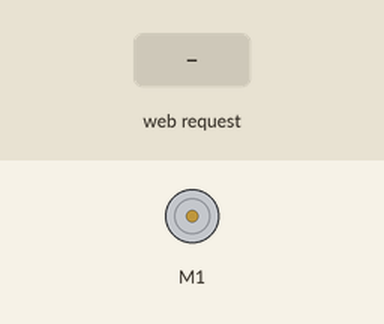
Recording of a sketch running on a simulated ESP32. On the bench: DC motor (green arrow = forward, orange = backward, longer = faster). The test bench sets the inputs (shaded band). What the sketch prints to the serial monitor is not drawn.

Above: at 1.2 s.
1.3 s: HTTP request GET /1/on received
At 2.3 s:
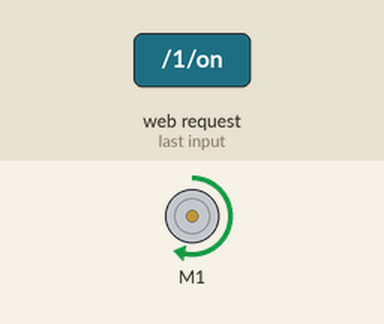
2.8 s: HTTP request GET /1/off received
At 3.5 s:
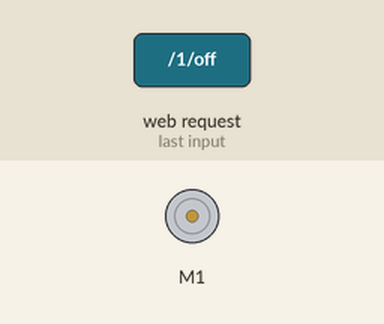
Timing chart, 0 to 5.8 s (numbered marks = the images above; inputs shaded):
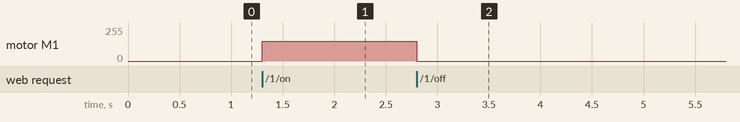

The sketch:

Motor_on_web_server.ino
```cpp
#include <WiFi.h>
#include <WebServer.h>
#include <Adafruit_MotorShield.h>

// Replace with your network credentials
const char* ssid = "A_SALT_TANK_1";
const char* password = "123456789";

// creates state variable
String outputMotor1State = "off";
//String outputMotor2State = "off";

// Create a web server object
WebServer server(80);

// Create the Motor shield object with the default I2C address
Adafruit_MotorShield AFMS = Adafruit_MotorShield();
// Or, create it with a different I2C address (say for stacking)
// Adafruit_MotorShield AFMS = Adafruit_MotorShield(0x61);

// Select which 'port' M1, M2, M3 or M4. In this case, M1
Adafruit_DCMotor *Motor1 = AFMS.getMotor(1);


// Function to handle turning motor on
void handleMotor1On() {
  outputMotor1State = "on";
  Motor1->run(FORWARD);
  handleRoot();
}

// Function to handle turning Motor off
void handleMotor1Off() {
  outputMotor1State = "off";
  Motor1->run(RELEASE);
  handleRoot();
}


// Function to handle the root URL and show the current states
void handleRoot() {
  String html = "<!DOCTYPE html><html><head><meta name=\"viewport\" content=\"width=device-width, initial-scale=1\">";
  html += "<link rel=\"icon\" href=\"data:,\">";
  html += "<style>html { font-family: Helvetica; display: inline-block; margin: 0px auto; text-align: center;}";
  html += ".button { background-color: #4CAF50; border: none; color: white; padding: 16px 40px; text-decoration: none; font-size: 30px; margin: 2px; cursor: pointer;}";
  html += ".button2 { background-color: #555555; }</style></head>";
  html += "<body><h1>ESP32 Web Server</h1>";

  // Display GPIO 26 controls
  html += "<p> Motor 1 - State " + outputMotor1State + "</p>";
  if (outputMotor1State == "off") {
    html += "<p><a href=\"/1/on\"><button class=\"button\">ON</button></a></p>";
  } else {
    html += "<p><a href=\"/1/off\"><button class=\"button button2\">OFF</button></a></p>";
  }

  /*// Display GPIO 27 controls
  html += "<p>GPIO 27 - State " + output27State + "</p>";
  if (output27State == "off") {
    html += "<p><a href=\"/27/on\"><button class=\"button\">ON</button></a></p>";
  } else {
    html += "<p><a href=\"/27/off\"><button class=\"button button2\">OFF</button></a></p>";
  }
*/
  html += "</body></html>";
  server.send(200, "text/html", html);
}

void setup() {
  Serial.begin(115200);

 /* // Initialize the output variables as outputs
  pinMode(output26, OUTPUT);
  pinMode(output27, OUTPUT);
  // Set outputs to LOW
  digitalWrite(output26, LOW);
  digitalWrite(output27, LOW);
*/
  //starts the pins the motor shield uses
  Wire.begin(21, 22);

  if (!AFMS.begin()) {         // create with the default frequency 1.6KHz
  // if (!AFMS.begin(1000)) {  // OR with a different frequency, say 1KHz
    Serial.println("Could not find Motor Shield. Check wiring.");
    while (1);
  }
  //set Motor speed
  Motor1->setSpeed(150);

  //Creates wifi
  WiFi.mode(WIFI_AP);
  WiFi.softAP(ssid, password);
  Serial.println("");
  Serial.println("WiFi connected.");
  Serial.println("IP address: ");
  Serial.println(WiFi.localIP());

  // Set up the web server to handle different routes
  server.on("/", handleRoot);
  server.on("/1/on", handleMotor1On);
  server.on("/1/off", handleMotor1Off);
  /*server.on("/2/on", handleGPIO27On);
  server.on("/2/off", handleGPIO27Off);
  */

  // Start the web server
  server.begin();
  Serial.println("HTTP server started");
}

void loop() {
  // Handle incoming client requests
  server.handleClient();
}
```

Measured:
- after the input at 1.3 s, motor M1: stopped → forward 150/255 at once
- after the input at 2.8 s, motor M1: forward 150/255 → stopped at once
